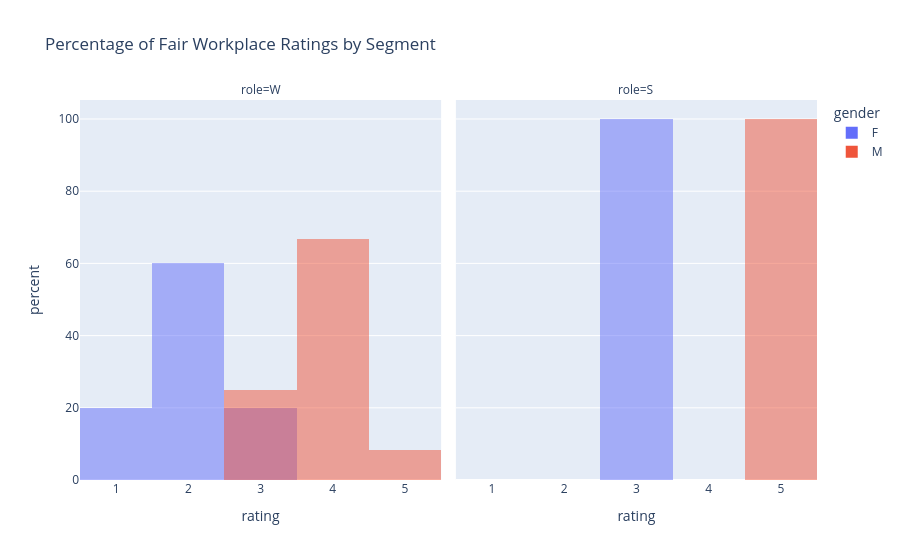

Write notebook code for a chart like this one.
### Markdown cell above
This tells a different story than our first histogram. Let's visualise this data...

### Code cell
fig = px.histogram(df['FairWorkPlace'],color=df['Gender'], barmode="overlay",histnorm='percent',facet_col=df['Role'],
                   labels = {"value":"rating","color":"gender","facet_col":"role"},
                   title = "Percentage of Fair Workplace Ratings by Segment")
fig.show()

### Figure 1 — Plotly figure (JSON) as saved in the notebook; plotly's stock layout.template omitted (floating-point values rounded to 4 significant figures)
{"data": [{"bingroup": "x", "histnorm": "percent", "hovertemplate": "gender=F<br>role=W<br>rating=%{x}<br>percent=%{y}<extra></extra>", "legendgroup": "F", "marker": {"color": "#636efa", "opacity": 0.5, "pattern": {"shape": ""}}, "name": "F", "orientation": "v", "showlegend": true, "type": "histogram", "x": [3, 2, 2, 1, 2], "xaxis": "x", "yaxis": "y"}, {"bingroup": "x", "histnorm": "percent", "hovertemplate": "gender=F<br>role=S<br>rating=%{x}<br>percent=%{y}<extra></extra>", "legendgroup": "F", "marker": {"color": "#636efa", "opacity": 0.5, "pattern": {"shape": ""}}, "name": "F", "orientation": "v", "showlegend": false, "type": "histogram", "x": [3], "xaxis": "x2", "yaxis": "y2"}, {"bingroup": "x", "histnorm": "percent", "hovertemplate": "gender=M<br>role=W<br>rating=%{x}<br>percent=%{y}<extra></extra>", "legendgroup": "M", "marker": {"color": "#EF553B", "opacity": 0.5, "pattern": {"shape": ""}}, "name": "M", "orientation": "v", "showlegend": true, "type": "histogram", "x": [3, 4, 4, 4, 4, 3, 4, 3, 4, 4, 5, 4], "xaxis": "x", "yaxis": "y"}, {"bingroup": "x", "histnorm": "percent", "hovertemplate": "gender=M<br>role=S<br>rating=%{x}<br>percent=%{y}<extra></extra>", "legendgroup": "M", "marker": {"color": "#EF553B", "opacity": 0.5, "pattern": {"shape": ""}}, "name": "M", "orientation": "v", "showlegend": false, "type": "histogram", "x": [5, 5], "xaxis": "x2", "yaxis": "y2"}], "layout": {"annotations": [{"font": {}, "showarrow": false, "text": "role=W", "x": 0.245, "xanchor": "center", "xref": "paper", "y": 1, "yanchor": "bottom", "yref": "paper"}, {"font": {}, "showarrow": false, "text": "role=S", "x": 0.755, "xanchor": "center", "xref": "paper", "y": 1, "yanchor": "bottom", "yref": "paper"}], "barmode": "overlay", "legend": {"title": {"text": "gender"}, "tracegroupgap": 0}, "title": {"text": "Percentage of Fair Workplace Ratings by Segment"}, "xaxis": {"anchor": "y", "domain": [0, 0.49], "title": {"text": "rating"}}, "xaxis2": {"anchor": "y2", "domain": [0.51, 1], "matches": "x", "title": {"text": "rating"}}, "yaxis": {"anchor": "x", "domain": [0, 1], "title": {"text": "percent"}}, "yaxis2": {"anchor": "x2", "domain": [0, 1], "matches": "y", "showticklabels": false}}}
